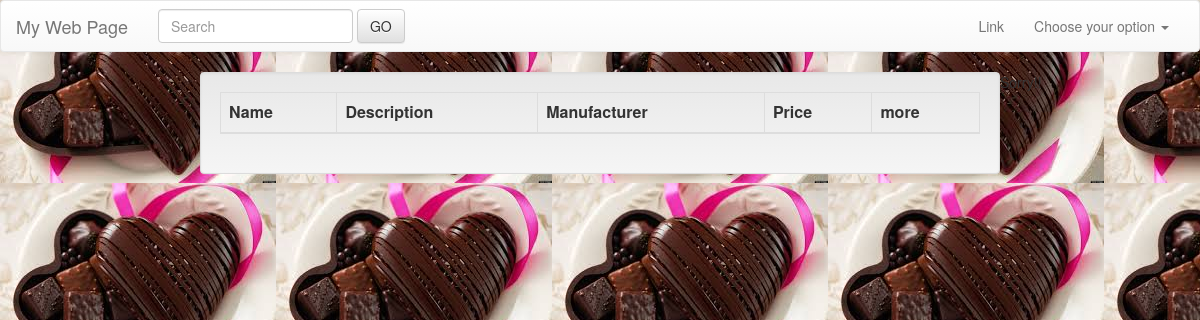
The app's page /, older data.
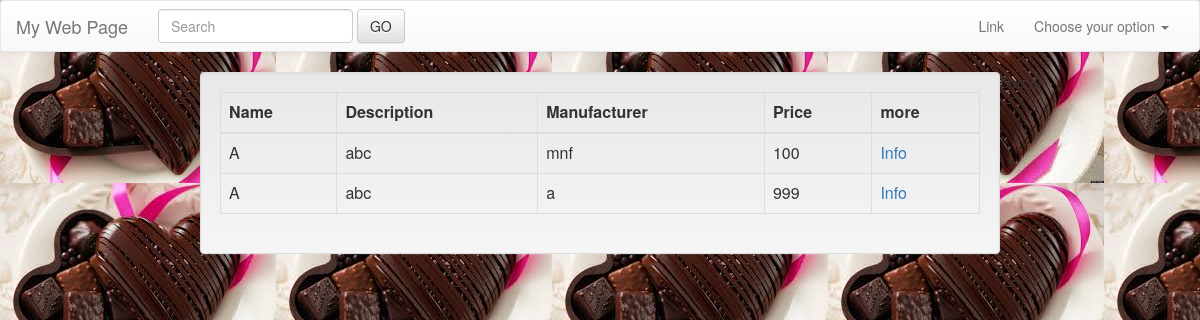
The same page, newer data.
### registration/models.py (models this page shows)
class Chocolate(models.Model):
    id = models.AutoField(primary_key=True)
    name = models.CharField(_('Chocolate Name'),max_length=100,blank=True )
    discription = models.CharField(_('Chocolate Description'),max_length=1000,blank=True )
    manufacturer = models.CharField(_('Chocolate Manufacturer'),max_length=100,blank=True )
    price = models.IntegerField(_('Chocolate Price'),
                                 validators=[MaxValueValidator(1000), MinValueValidator(0)],
                                 help_text=_('4 digits maximum'), blank=True, null=True)

### registration/views.py (the view)
# urls.py: 2. Add a URL to urlpatterns:  url(r'^$', Home.as_view(), name='home')
class Home(ListView):
    template_name="index.html"
    def get_queryset(self):
        return Chocolate.objects.all()

### registration/templates/index.html (shortened to what this page needs)
{%  extends "base.html" %}
{% load staticfiles %}
{% block body %}
<html>
<body background="{% static 'images.jpeg' %}">
<div class="col-md-8 col-md-offset-2 well">
<table class="table table-hover table-bordered table-responsive">
    <thead>
    <tr>
        <th>
            Name
        </th>
        <th>
            Description
        </th>
        <th>
            Manufacturer
        </th>
        <th>
            Price
        </th>
        <th>
            more
        </th>
    </tr>
    </thead>
    <tbody>
    {% for item in object_list %}
        <tr>
            <td> {{ item.name }} </td>
            <td> {{ item.discription }}</td>
            <td> {{ item.manufacturer }}</td>
            <td> {{ item.price }}</td>
             <td> <a href="{% url 'chocolate_info' item.id %}">Info</a> </td>
        </tr>
    {% endfor %}
    </tbody>
</table>
</div>
 {% if request.user.is_anonymous %}
    Sorry!!
{% else %}
    <div class="col-md-6 col-offset-5 " style="padding-top:10%">
    <a href="{%  url 'add_chocolate' %}">
    <button class="btn btn-primary">Add a choclate</button></a>
    </div>
{% endif %}
{% endblock body %}

Row changes from the older to the newer data that the page shows:
added Chocolate: name "A", discription "abc", manufacturer "mnf", price "100"
added Chocolate: name "A", discription "abc", manufacturer "a", price "999"
